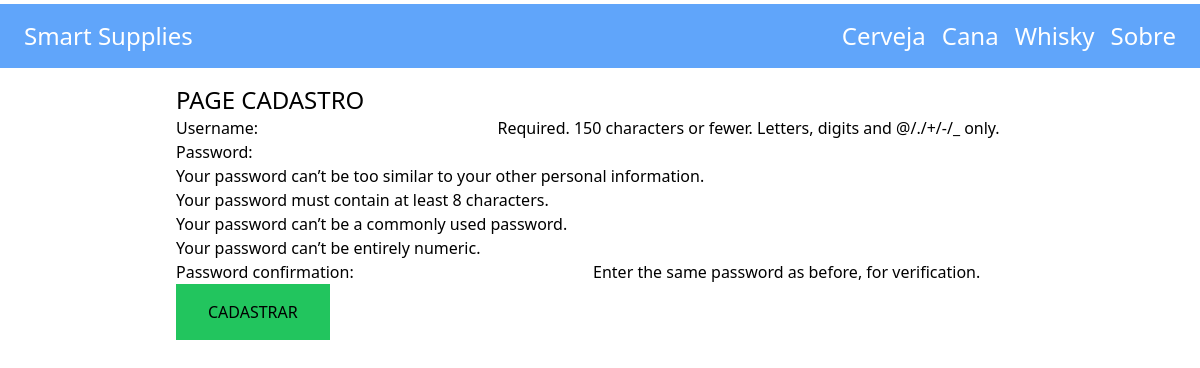
The app's page /cadastrar/ with its own data.
### loja_produtos/models.py (models this page shows, shortened)
class Categoria(models.Model):
    titulo = models.CharField(max_length=50)
    slug = models.SlugField(max_length=50)
    class Meta:
        verbose_name_plural = 'Categorias'

### perfil_usuario/views.py (the view)
# urls.py: path('cadastrar/', views.cadastrar, name='cadastrar'),
def cadastrar(request):
    if request.method=='POST':
        formulario = UserCreationForm(request.POST)
        if formulario.is_valid():
            usuario = formulario.save()
            login(request, usuario)
            perfil_usuario = Perfil_usuario.objects.create(usuario=usuario)
            return redirect('frontpage')
    else:
        formulario = UserCreationForm()
    return render(request,'perfil_usuario/cadastrar.html',{'formulario':formulario})

### loja_produtos/templatetags/menu.py (called while the page is built)
@register.inclusion_tag('core/menu.html')
def menu():
    categorias = Categoria.objects.all()
    return {
        'categorias':categorias
    }

### perfil_usuario/templates/perfil_usuario/cadastrar.html (shortened to what this page needs)
{% extends "core/base.html" %}
{% block content %}
<h1 class="text-2xl">PAGE CADASTRO</h1>
<form method="post" action=".">
    {{ formulario.as_p }}
    <button class="py-4 px-8 bg-green-500">CADASTRAR </button>
</form>
{% endblock %}

### core/templates/core/menu.html
{% for Categoria in categorias %}
<a href="{% url 'detalhes_categorias' Categoria.slug %}" class="text-2xl text-white">{{Categoria.titulo}}</a>
{% endfor %}
<a href="{% url 'sobre' %}" class="text-2xl text-white">Sobre</a>

### records on screen
Categoria: titulo "Cerveja"
Categoria: titulo "Cana"
Categoria: titulo "Whisky"
